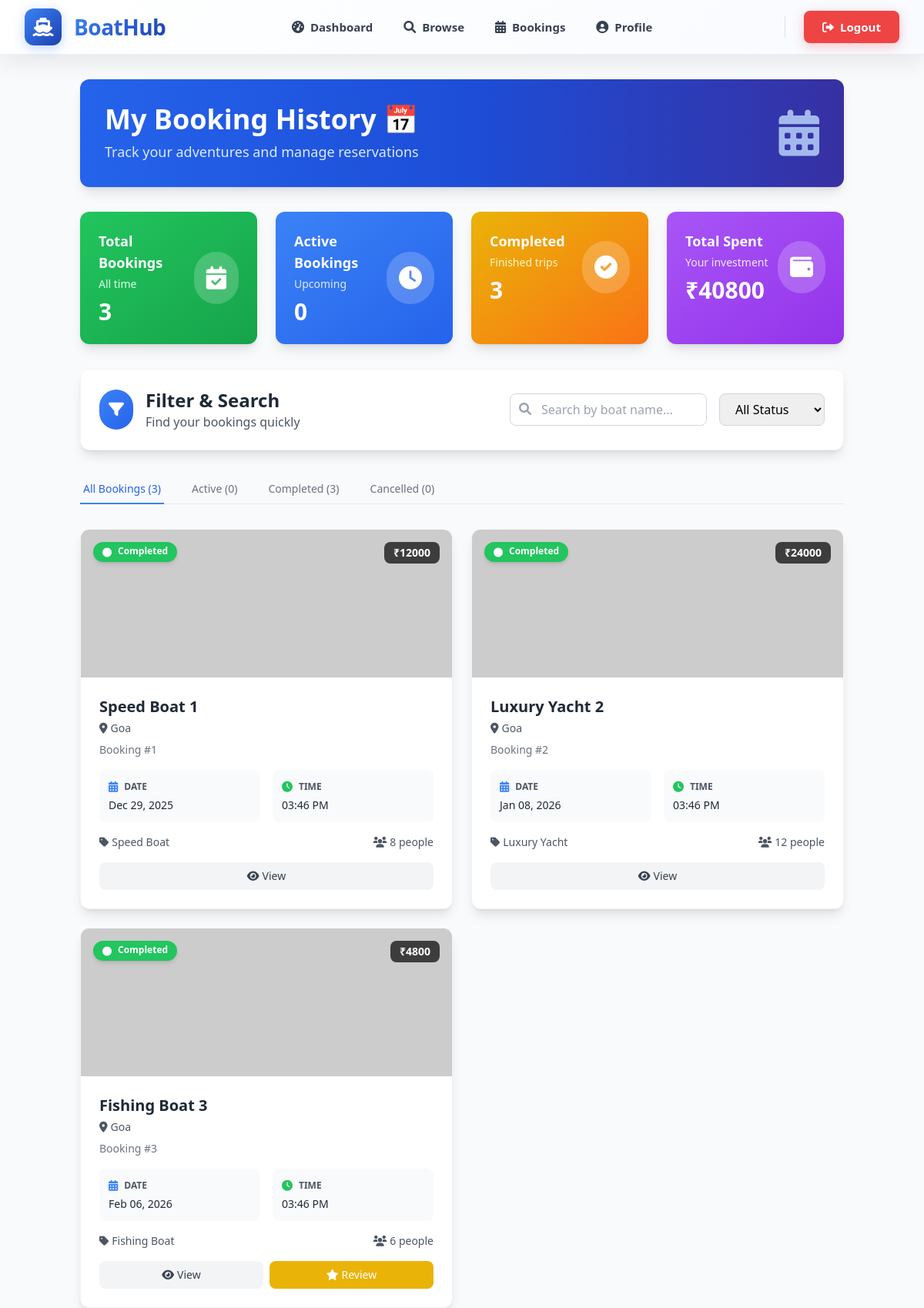
/user/booking_history (signed in), run on the app's committed database.
### app/models.py (models this page shows, shortened)
class Booking(db.Model):
    id = db.Column(db.Integer, primary_key=True)
    user_id = db.Column(db.Integer, db.ForeignKey('user.id'), nullable=False)
    boat_id = db.Column(db.Integer, db.ForeignKey('boat.id'), nullable=False)
    start_date = db.Column(db.DateTime, nullable=False)
    end_date = db.Column(db.DateTime, nullable=False)
    total_price = db.Column(db.Float, nullable=False)
    status = db.Column(db.String(20), nullable=False, default='pending')  # pending, approved, rejected, completed, cancelled
    created_at = db.Column(db.DateTime, default=datetime.utcnow)
    payment = db.relationship('Payment', backref='booking', uselist=False)
    review = db.relationship('Review', backref='booking', uselist=False)

class Boat(db.Model):
    id = db.Column(db.Integer, primary_key=True)
    vendor_id = db.Column(db.Integer, db.ForeignKey('vendor.id'), nullable=False)
    name = db.Column(db.String(100), nullable=False)
    location = db.Column(db.String(100), nullable=False)
    category = db.Column(db.String(50), nullable=False, default='Speed Boat')
    price_per_hour = db.Column(db.Float, nullable=False)
    price_per_day = db.Column(db.Float, nullable=False)
    capacity = db.Column(db.Integer, nullable=False)
    description = db.Column(db.Text, nullable=False)
    created_at = db.Column(db.DateTime, default=datetime.utcnow)
    images = db.relationship('BoatImage', backref='boat', lazy=True)
    bookings = db.relationship('Booking', backref='boat', lazy=True)
    reviews = db.relationship('Review', backref='boat', lazy=True)

### app/routes/user.py (the view)
    def wrapper(*args, **kwargs):
        if session.get('role') != 'user':
            flash('Access denied')
            return redirect(url_for('auth.login'))
        return f(*args, **kwargs)

### app/templates/user/booking_history.html (shortened to what this page needs)
{% extends "base.html" %}
{% block content %}
<div class="bg-gradient-to-r from-blue-600 via-blue-700 to-indigo-800 text-white rounded-xl shadow-lg p-8 mb-8">
    <div class="flex items-center justify-between">
        <div>
            <h1 class="text-4xl font-bold mb-2">My Booking History 📅</h1>
            <p class="text-blue-100 text-lg">Track your adventures and manage reservations</p>
        </div>
        <div class="hidden md:block">
            <i class="fas fa-calendar-alt text-6xl text-blue-200 opacity-80"></i>
        </div>
    </div>
</div>
<div class="grid grid-cols-1 md:grid-cols-4 gap-6 mb-8">
    <div class="bg-gradient-to-br from-green-500 to-green-600 text-white rounded-xl shadow-lg p-6 transform hover:scale-105 transition-transform duration-200">
        <div class="flex items-center justify-between">
            <div>
                <h3 class="text-lg font-semibold mb-1">Total Bookings</h3>
                <p class="text-green-100 text-sm">All time</p>
                <p class="text-3xl font-bold mt-2">{{ bookings|length }}</p>
            </div>
            <div class="p-4 bg-white bg-opacity-20 rounded-full">
                <i class="fas fa-calendar-check text-3xl"></i>
            </div>
        </div>
    </div>
    <div class="bg-gradient-to-br from-blue-500 to-blue-600 text-white rounded-xl shadow-lg p-6 transform hover:scale-105 transition-transform duration-200">
        <div class="flex items-center justify-between">
            <div>
                <h3 class="text-lg font-semibold mb-1">Active Bookings</h3>
                <p class="text-blue-100 text-sm">Upcoming</p>
                <p class="text-3xl font-bold mt-2">{{ active_bookings|length }}</p>
            </div>
            <div class="p-4 bg-white bg-opacity-20 rounded-full">
                <i class="fas fa-clock text-3xl"></i>
            </div>
        </div>
    </div>
    <div class="bg-gradient-to-br from-yellow-500 to-orange-500 text-white rounded-xl shadow-lg p-6 transform hover:scale-105 transition-transform duration-200">
        <div class="flex items-center justify-between">
            <div>
                <h3 class="text-lg font-semibold mb-1">Completed</h3>
                <p class="text-yellow-100 text-sm">Finished trips</p>
                <p class="text-3xl font-bold mt-2">{{ completed_bookings|length }}</p>
            </div>
            <div class="p-4 bg-white bg-opacity-20 rounded-full">
                <i class="fas fa-check-circle text-3xl"></i>
            </div>
        </div>
    </div>
    <div class="bg-gradient-to-br from-purple-500 to-purple-600 text-white rounded-xl shadow-lg p-6 transform hover:scale-105 transition-transform duration-200">
        <div class="flex items-center justify-between">
            <div>
                <h3 class="text-lg font-semibold mb-1">Total Spent</h3>
                <p class="text-purple-100 text-sm">Your investment</p>
                <p class="text-3xl font-bold mt-2">₹{{ "%.0f"|format(total_spent) }}</p>
            </div>
            <div class="p-4 bg-white bg-opacity-20 rounded-full">
                <i class="fas fa-wallet text-3xl"></i>
            </div>
        </div>
    </div>
</div>
<div class="bg-white rounded-xl shadow-lg p-6 mb-8 border border-gray-100">
    <div class="flex flex-col lg:flex-row items-center justify-between gap-4">
        <div class="flex items-center">
            <div class="p-3 bg-gradient-to-br from-blue-500 to-blue-600 text-white rounded-full">
                <i class="fas fa-filter text-xl"></i>
            </div>
            <div class="ml-4">
                <h2 class="text-2xl font-bold text-gray-800">Filter & Search</h2>
                <p class="text-gray-600">Find your bookings quickly</p>
            </div>
        </div>
        <div class="flex flex-col sm:flex-row gap-4 w-full lg:w-auto">
            <div class="relative">
                <input type="text" id="searchInput" placeholder="Search by boat name..."
                       class="w-full lg:w-64 pl-10 pr-4 py-2 border border-gray-300 rounded-lg focus:outline-none focus:ring-2 focus:ring-blue-500 focus:border-transparent">
                <i class="fas fa-search absolute left-3 top-3 text-gray-400"></i>
            </div>
            <select id="statusFilter" class="px-4 py-2 border border-gray-300 rounded-lg focus:outline-none focus:ring-2 focus:ring-blue-500">
                <option value="all">All Status</option>
            </select>
        </div>
    </div>
</div>
<div class="mb-8">
    <div class="border-b border-gray-200">
        <nav class="-mb-px flex space-x-8">
            <button onclick="filterBookings('all')" class="tab-button active whitespace-nowrap py-2 px-1 border-b-2 font-medium text-sm" data-status="all">
                All Bookings ({{ bookings|length }})
            </button>
            <button onclick="filterBookings('active')" class="tab-button whitespace-nowrap py-2 px-1 border-b-2 font-medium text-sm" data-status="active">
                Active ({{ active_bookings|length }})
            </button>
            <button onclick="filterBookings('completed')" class="tab-button whitespace-nowrap py-2 px-1 border-b-2 font-medium text-sm" data-status="completed">
                Completed ({{ completed_bookings|length }})
            </button>
            <button onclick="filterBookings('cancelled')" class="tab-button whitespace-nowrap py-2 px-1 border-b-2 font-medium text-sm" data-status="cancelled">
                Cancelled ({{ cancelled_bookings|length }})
            </button>
        </nav>
    </div>
</div>
<div id="bookingsContainer">
{% if bookings %}
<div class="grid grid-cols-1 lg:grid-cols-2 gap-6">
    {% for booking in bookings %}
    <div class="booking-card bg-white rounded-xl shadow-lg hover:shadow-xl transition-all duration-300 transform hover:-translate-y-1 border border-gray-100 overflow-hidden" data-status="{% if booking.status == 'rejected' %}cancelled{% else %}{{ booking.status }}{% endif %}" data-boat-name="{{ booking.boat.name|lower }}">
        <div class="relative">
            {% if booking.boat.images %}
                <img class="w-full h-48 object-cover" src="{{ url_for('static', filename='images/' + booking.boat.images[0].image_path) }}" alt="{{ booking.boat.name }}" onerror="this.src='https://via.placeholder.com/400x200/4A5568/FFFFFF?text={{ booking.boat.name|replace(' ', '+') }}'">
            {% else %}
                <img class="w-full h-48 object-cover" src="https://via.placeholder.com/400x200/4A5568/FFFFFF?text={{ booking.boat.name|replace(' ', '+') }}" alt="{{ booking.boat.name }}">
            {% endif %}
            <div class="absolute top-4 left-4">
                <span class="inline-flex px-3 py-1 text-xs font-semibold rounded-full shadow-md
                    {% if booking.status == 'completed' %}bg-green-500 text-white
                    {% elif booking.status == 'approved' %}bg-blue-500 text-white
                    {% elif booking.status == 'pending' %}bg-yellow-500 text-white
                    {% elif booking.status == 'cancelled' or booking.status == 'rejected' %}bg-gray-500 text-white
                    {% else %}bg-red-500 text-white{% endif %}">
                    <i class="fas fa-circle text-xs mr-2 mt-0.5"></i>
                    {% if booking.status == 'rejected' %}Cancelled{% else %}{{ booking.status.title() }}{% endif %}
                </span>
            </div>
            <div class="absolute top-4 right-4 bg-black bg-opacity-70 text-white px-3 py-1 rounded-lg text-sm font-bold">
                ₹{{ "%.0f"|format(booking.total_price) }}
            </div>
        </div>
        <div class="p-6">
            <div class="flex items-start justify-between mb-4">
                <div class="flex-1">
                    <h3 class="text-xl font-bold text-gray-800 mb-1">{{ booking.boat.name }}</h3>
                    <p class="text-gray-600 flex items-center text-sm mb-2">
                        <i class="fas fa-map-marker-alt mr-1"></i>{{ booking.boat.location }}
                    </p>
                    <p class="text-gray-500 text-sm">Booking #{{ booking.id }}</p>
                </div>
            </div>
            <div class="grid grid-cols-2 gap-4 mb-4">
                <div class="bg-gray-50 rounded-lg p-3">
                    <div class="flex items-center mb-1">
                        <i class="fas fa-calendar-alt text-blue-500 mr-2 text-sm"></i>
                        <span class="text-xs font-semibold text-gray-600">DATE</span>
                    </div>
                    <div class="text-sm text-gray-800">{{ booking.start_date.strftime('%b %d, %Y') }}</div>
                </div>
                <div class="bg-gray-50 rounded-lg p-3">
                    <div class="flex items-center mb-1">
                        <i class="fas fa-clock text-green-500 mr-2 text-sm"></i>
                        <span class="text-xs font-semibold text-gray-600">TIME</span>
                    </div>
                    <div class="text-sm text-gray-800">{{ booking.start_date.strftime('%I:%M %p') }}</div>
                </div>
            </div>
            <div class="flex items-center justify-between text-sm text-gray-600 mb-4">
                <span><i class="fas fa-tag mr-1"></i>{{ booking.boat.category }}</span>
                <span><i class="fas fa-users mr-1"></i>{{ booking.boat.capacity }} people</span>
            </div>
            <div class="flex flex-wrap gap-2">
                <a href="{{ url_for('user.boat_detail', boat_id=booking.boat.id) }}"
                   class="flex-1 inline-flex items-center justify-center px-3 py-2 bg-gray-100 hover:bg-gray-200 text-gray-700 font-medium rounded-lg transition-colors duration-200 text-sm">
                    <i class="fas fa-eye mr-1"></i>View
                </a>
                {% if booking.status == 'completed' and not booking.review %}
                <a href="{{ url_for('user.review', booking_id=booking.id) }}"
                   class="flex-1 inline-flex items-center justify-center px-3 py-2 bg-yellow-500 hover:bg-yellow-600 text-white font-medium rounded-lg transition-colors duration-200 text-sm">
                    <i class="fas fa-star mr-1"></i>Review
                </a>
                {% endif %}
            </div>
        </div>
    </div>
    {% endfor %}
</div>
{% endif %}
</div>
{% endblock %}

### app/templates/base.html (shortened to what this page needs)
<!DOCTYPE html>
<html lang="en">
<head>
    <script src="https://cdn.tailwindcss.com"></script>
    <link href="https://cdnjs.cloudflare.com/ajax/libs/font-awesome/6.0.0/css/all.min.css" rel="stylesheet">
</head>
<body class="bg-gray-50">
    <nav class="navbar">
        <div class="nav-container">
            <a href="/" class="nav-brand">
                <div class="brand-icon">
                    <i class="fas fa-ship"></i>
                </div>
                <span class="brand-name">BoatHub</span>
            </a>
            <div class="nav-center">
                {% if session.user_id %}
                    {% if session.role == 'user' %}
                        <a href="{{ url_for('user.dashboard') }}" class="nav-link">
                            <i class="fas fa-tachometer-alt"></i>
                            <span>Dashboard</span>
                        </a>
                        <a href="{{ url_for('user.boats') }}" class="nav-link">
                            <i class="fas fa-search"></i>
                            <span>Browse</span>
                        </a>
                        <a href="{{ url_for('user.booking_history') }}" class="nav-link">
                            <i class="fas fa-calendar-alt"></i>
                            <span>Bookings</span>
                        </a>
                        <a href="{{ url_for('user.profile') }}" class="nav-link">
                            <i class="fas fa-user-circle"></i>
                            <span>Profile</span>
                        </a>
                    {% endif %}
                {% endif %}
            </div>
            <div class="nav-right">
                {% if session.user_id %}
                    <a href="{{ url_for('auth.logout') }}" class="btn-logout">
                        <i class="fas fa-sign-out-alt"></i>
                        <span>Logout</span>
                    </a>
                {% endif %}
            </div>
        </div>
    </nav>
    <div class="container mx-auto mt-8 px-4">
        {% block content %}{% endblock %}
    </div>
</body>
</html>

### data on the page
Booking: status "Completed", total_price "12000", boat.name "Speed Boat 1", boat.location "Goa", id "1", start_date "Dec 29, 2025", start_date "03:46 PM", boat.category "Speed Boat", boat.capacity "8"
Booking: status "Completed", total_price "24000", boat.name "Luxury Yacht 2", boat.location "Goa", id "2", start_date "Jan 08, 2026", start_date "03:46 PM", boat.category "Luxury Yacht", boat.capacity "12"
Booking: status "Completed", total_price "4800", boat.name "Fishing Boat 3", boat.location "Goa", id "3", start_date "Feb 06, 2026", start_date "03:46 PM", boat.category "Fishing Boat", boat.capacity "6"

### other printed values
{{ bookings|length }} "3"
{{ active_bookings|length }} "0"
{{ completed_bookings|length }} "3"
{{ "%.0f"|format(total_spent) }} "40800"
{{ cancelled_bookings|length }} "0"
